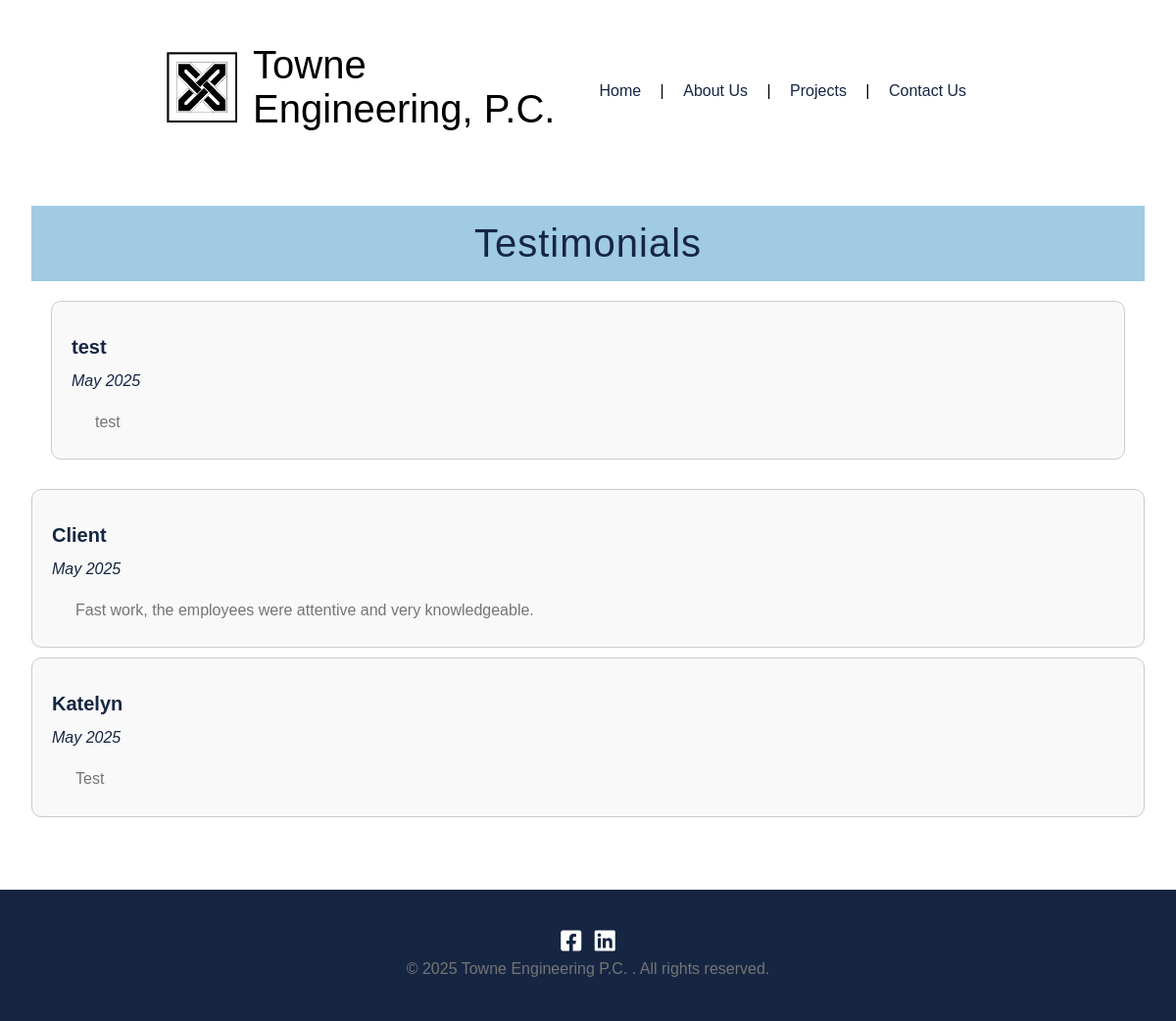
The app's page /testimonial/all/ with its own data.
### testimonials/models.py (models this page shows, shortened)
class Testimonial(models.Model):
    name = models.CharField(max_length=100)
    message = models.TextField()
    created_at = models.DateTimeField(default=timezone.now)

### testimonials/views.py (the view)
# urls.py: path('all/', testimonial_list, name='testimonial_list')
def testimonial_list(request):
    testimonials = Testimonial.objects.order_by('-created_at')
    return render(request, 'testimonials/testimonial_list.html', {'testimonials': testimonials})

### testimonials/templates/testimonials/testimonial_list.html
{% extends 'pages/base.html' %}
{% load static %}
{% block content%}
<div class="page-banner">
    <h1>Testimonials</h1>
</div>
<div class="testimonial-container">
    {% for testimonial in testimonials %}
    <div class="testimonial-box">
        <h3 class="testimonial-name">{{ testimonial.name }}</h3>
        <p class="testimonial-date"><em>{{ testimonial.created_at|date:"F Y"}}</em></p>
        <p class="testimonial-message">{{ testimonial.message }}</p>
    </div>
</div>
{% empty %}
<p>No testimonials yet.</p>
{% endfor %}
{% endblock %}

### pages/static/css/styles.css (style rules this page uses)
body { margin: 0; font-family: 'Helvetica', Arial, sans-serif; font-weight: 300; background-color: white; color: black; }
p { color: #757575; line-height: 1.6; }
.page-banner { width: 100%; background-color: #A0CBE3; text-align: center; padding: 1rem 0; }
.page-banner h1 { color: #162642; font-size: 2.5rem; font-weight: 300; letter-spacing: 1px; margin: 0; }
.testimonial-container { display: flex; flex-direction: column; gap: 20px; max-width: 900 px; margin: 0 auto; padding: 20px; }
.testimonial-box { border: 1px solid #ccc; border-radius: 10px; padding: 15px 20px; background-color: #f9f9f9; margin-bottom: 10px; }
.testimonial-message { margin-bottom: 10px; color: #757575; text-indent: 1.5em; }
.testimonial-name { font-weight: 600; text-align: left; font-size: 20px; color: #162642; }
.testimonial-date { text-align: left; font-size: 16px; color: #162642; margin-top: -10px; }

### records on screen
Testimonial: name "test", created_at "May 2025", message "test"
Testimonial: name "Client", created_at "May 2025", message "Fast work, the employees were attentive and very knowledgeable."
Testimonial: name "Katelyn", created_at "May 2025", message "Test"
